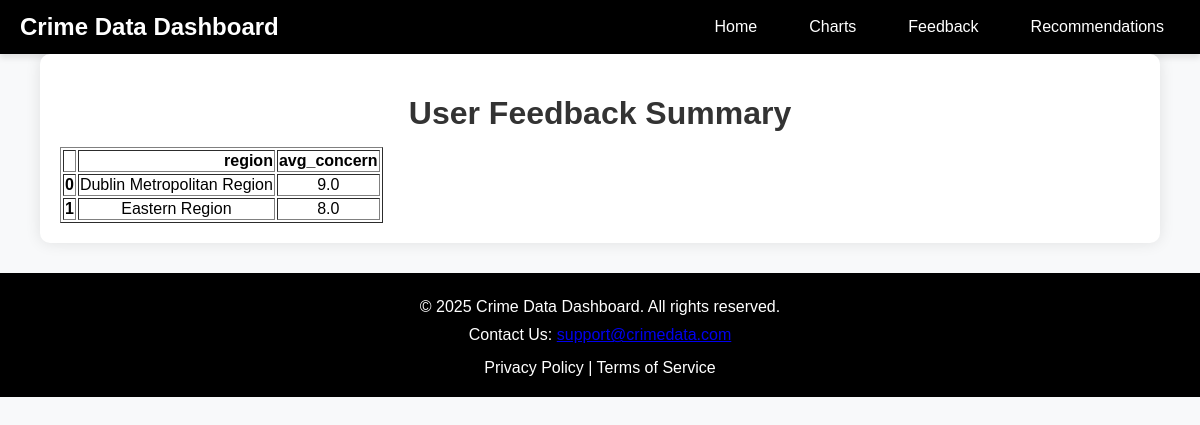
/feedback_summary, run on an earlier commit of the app's database.
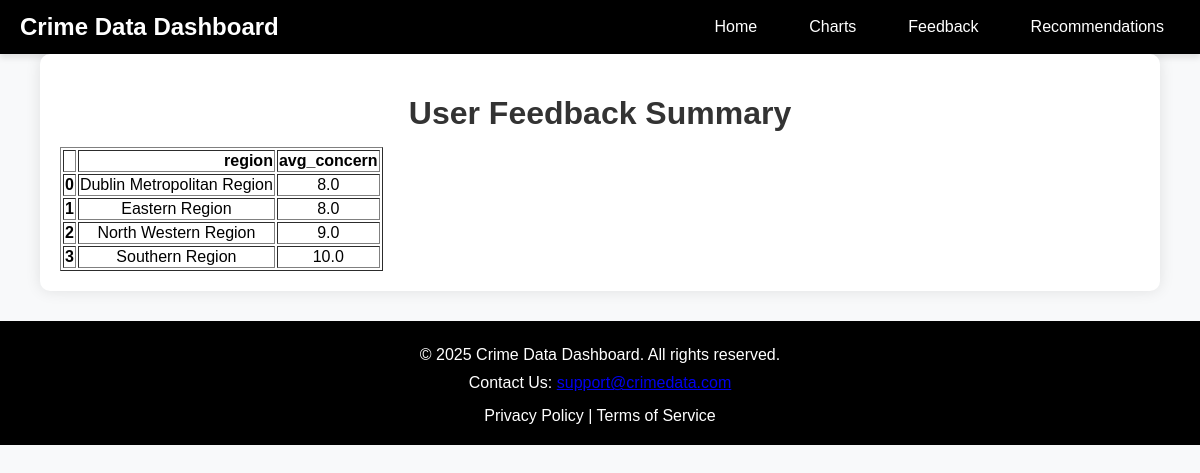
And on a later commit of the database.
### tables this page shows
CREATE TABLE feedback (
            id INTEGER PRIMARY KEY AUTOINCREMENT,
            name TEXT NOT NULL,
            region TEXT NOT NULL,
            concern INTEGER NOT NULL CHECK(concern BETWEEN 1 AND 10)
        );

### app.py (the view)
@app.route("/feedback_summary")
def feedback_summary():
    conn = sqlite3.connect("data/feedback.db")
    df_feedback = pd.read_sql_query("SELECT region, AVG(concern) as avg_concern FROM feedback GROUP BY region", conn)
    conn.close()
    return render_template("feedback_summary.html", table=df_feedback.to_html(classes="table table-striped"))

### templates/feedback_summary.html (shortened to what this page needs)
<!DOCTYPE html>
<html lang="en">
<head>
    <link rel="stylesheet" href="{{ url_for('static', filename='style.css') }}">
</head>
<body>
    <div class="navbar">
        <h1 class="navbar-title">Crime Data Dashboard</h1>
        <nav>
            <a href="{{ url_for('home') }}" class="{{ 'active' if request.path == url_for('home') else '' }}">Home</a>
            <a href="{{ url_for('charts') }}" class="{{ 'active' if request.path == url_for('charts') else '' }}">Charts</a>
            <a href="{{ url_for('feedback') }}" class="{{ 'active' if request.path == url_for('feedback') else '' }}">Feedback</a>
            <a href="{{ url_for('recommendations') }}" class="{{ 'active' if request.path == url_for('recommendations') else '' }}">Recommendations</a>
        </nav>
    </div>
    <div class="container">
        <h1>User Feedback Summary</h1>
        <div class="table-container">
            {{ table|safe }}
        </div>
    </div>
    <footer>
        <div class="footer-content">
            <p>© 2025 Crime Data Dashboard. All rights reserved.</p>
            <p>Contact Us: <a href="mailto:support@crimedata.com">support@crimedata.com</a></p>
            <div class="footer-links">
                <a href="/privacy">Privacy Policy</a> |
                <a href="/terms">Terms of Service</a>
            </div>
        </div>
    </footer>
</body>
</html>

### static/style.css (style rules this page uses)
body { font-family: 'Arial', sans-serif; background-color: #f8f9fa; text-align: center; margin: 0; padding: 0; }
.container { width: 90%; margin: auto; padding: 20px; background: white; border-radius: 10px; box-shadow: 0px 0px 15px rgba(0, 0, 0, 0.1); transition: transform 0.3s ease-in-out; }
h1, h2 { color: #333; margin-bottom: 15px; font-weight: bold; }
footer { background-color: #000; color: #fff; text-align: center; padding: 20px 0; margin-top: 30px; }
.footer-content { display: flex; flex-direction: column; align-items: center; justify-content: center; }
.footer-content p { margin: 5px 0; }
.footer-links { margin-top: 10px; }
.footer-links a { color: #fff; text-decoration: none; transition: color 0.3s; }
.navbar { background-color: #000; padding: 10px 20px; display: flex; align-items: center; justify-content: space-between; color: white; box-shadow: 0 4px 6px rgba(0,0,0,0.1); }
.navbar-title { margin: 0; font-size: 24px; color: white; font-weight: bold; }
nav { display: flex; gap: 20px; }
.navbar a { color: white; text-decoration: none; padding: 8px 16px; transition: background-color 0.3s; }

What changed in the data, as far as the page shows it:
no longer on this page (row edited): feedback: region "region avg_concern 0 Dublin Metropolitan Region 9.0 1 Eastern Region 8.0"
added feedback: region "region avg_concern 0 Dublin Metropolitan Region 8.0 1 Eastern Region 8.0 2 North Western Region 9.0 3 Southern Region 10.0"
